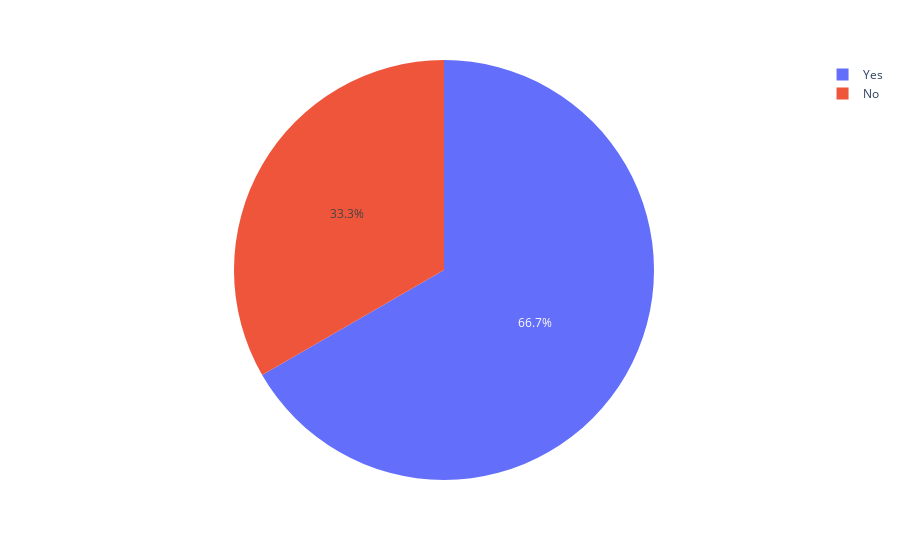

Notebook source saved alongside this figure:
### Code cell
vis5_data = counter(df_csv, 'Q5')
fig5 = px.pie(data_frame=vis5_data, names='Q5', values='count')
fig5.show()

### Figure 1 — Plotly figure (JSON) as saved in the notebook; plotly's stock layout.template omitted (floating-point values rounded to 4 significant figures)
{"data": [{"domain": {"x": [0, 1], "y": [0, 1]}, "hovertemplate": "Q5=%{label}<br>count=%{value}<extra></extra>", "labels": ["No", "Yes"], "legendgroup": "", "name": "", "showlegend": true, "type": "pie", "values": [3, 6]}], "layout": {"legend": {"tracegroupgap": 0}, "margin": {"t": 60}}}
